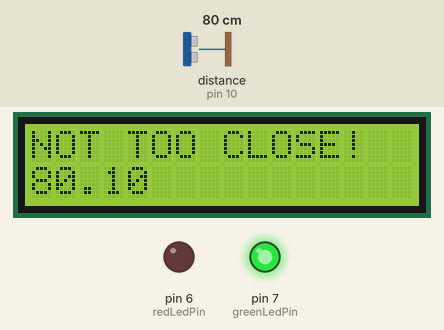
Simulated run of this sketch. Board: Arduino Uno, built with avr-gcc and run on an emulated ATmega328P. Shown: 16×2 character LCD, output pins drawn as LEDs (lit = HIGH). Wiring (inferred from the names in the program): ultrasonic range finder: trigger pin 11; echo pin 10. The test bench sets the inputs (shaded band); at power-on: distance to the obstacle (sensor on pin 10) 80 cm. The echo pulse lasts 58.3 µs per cm; pins used as bus, display or sensor lines are not drawn.

Above: at 1.2 s.
1.3 s: distance to the obstacle (sensor on pin 10) set to 23 cm
At 2.9 s:
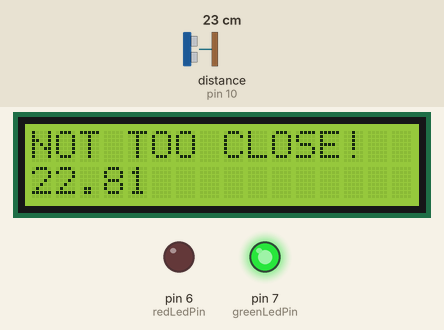
3.5 s: distance to the obstacle (sensor on pin 10) set to 18 cm
At 4.9 s:
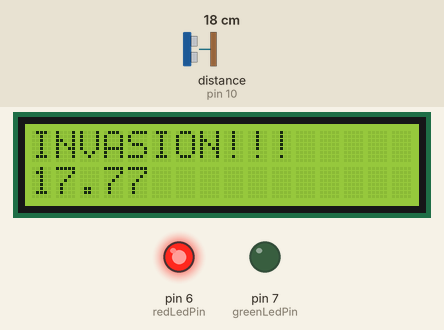
7.6 s: distance to the obstacle (sensor on pin 10) set to 2 cm
At 9.3 s:
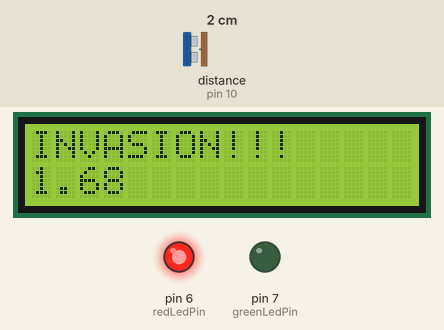
Timing chart, 0 to 10.8 s (numbered marks = the images above; inputs shaded):
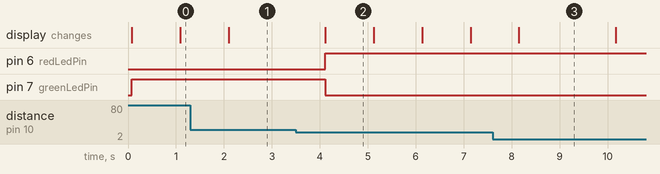

The sketch:

LCDAndUltrasonic.ino
```cpp
#include <LiquidCrystal.h>

const int trigPin = 11;
const int echoPin = 10;
const int redLedPin = 6;
const int greenLedPin = 7;
const String notation = "cm";
const String emptyLCDLine = "                ";

LiquidCrystal lcd(0, 1, 2, 3, 4, 5);


void setup() {
  pinMode(trigPin, OUTPUT);
  pinMode(echoPin, INPUT);
  pinMode(greenLedPin, OUTPUT);
  pinMode(redLedPin, OUTPUT);

  lcd.begin(16, 2);
  lcd.setCursor(0, 0);
  lcd.print("NOT TOO CLOSE!");
}

void loop() {
  digitalWrite(trigPin, LOW); //Low high and low level take a short time to TrigPin pulse
  delayMicroseconds(2);
  digitalWrite(trigPin, HIGH);
  delayMicroseconds(10);
  digitalWrite(trigPin, LOW);

  float cm = pulseIn(echoPin, HIGH) / 58.0; // get range and convert to cm

  setRangeMessage(cm);
  setWarningMessage(cm);

  delay(1000);
}

void setWarningMessage(float cm) {
  lcd.setCursor(0,0);
  lcd.print(emptyLCDLine);
  lcd.setCursor(0,0);
  if (cm < 20) {
    lcd.print("INVASION!!!");
    digitalWrite(redLedPin, HIGH);
    digitalWrite(greenLedPin, LOW);
  } else {
    lcd.print("NOT TOO CLOSE!");
    digitalWrite(redLedPin, LOW);
    digitalWrite(greenLedPin, HIGH);
  }
}

void setRangeMessage(float cm) {
  lcd.setCursor(0, 1);
  lcd.print(emptyLCDLine);
  lcd.setCursor(0, 1);

  cm = (int(cm * 100.0)) / 100.0;
  char tmp[10];
  dtostrf(cm, 1, 2, tmp);
  lcd.print(tmp);
}
```

Measured:
- the behaviour switches between 21 and 20 cm on distance to the obstacle (sensor on pin 10) (found by bisection; images 1 and 2)
- after the input at 1.3 s, the display: changes after 0.80 s (image 1)
- after the input at 3.5 s, pin 6 (redLedPin): LOW → HIGH after 0.62 s; pin 7 (greenLedPin): HIGH → LOW after 0.62 s; the display: changes after 0.62 s (image 2)
- after the input at 7.6 s, the display: changes after 0.55 s (image 3)
- what the display in image 2 shows lasts 1.0 s, from 4.1 s to 5.1 s
